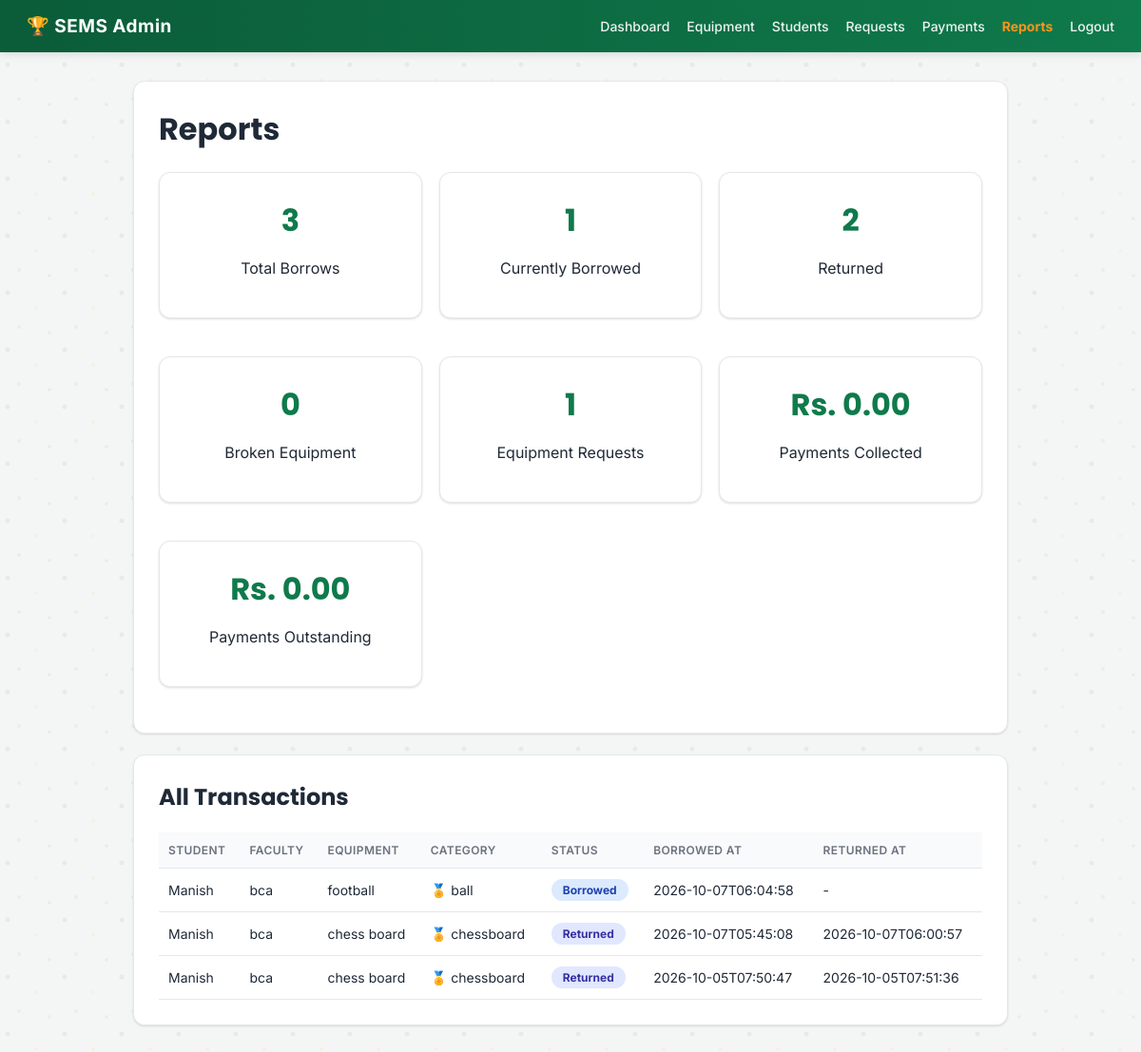
Page /admin/reports (signed in) on the committed database.
### tables this page shows
CREATE TABLE requests (
            id INTEGER PRIMARY KEY AUTOINCREMENT,
            student_id INTEGER NOT NULL,
            equipment_id INTEGER NOT NULL,
            status TEXT NOT NULL DEFAULT 'pending',
            requested_at TEXT NOT NULL,
            decided_at TEXT,
            FOREIGN KEY(student_id) REFERENCES students(id),
            FOREIGN KEY(equipment_id) REFERENCES equipment(id)
        );

CREATE TABLE students (
            id INTEGER PRIMARY KEY AUTOINCREMENT,
            name TEXT NOT NULL,
            faculty TEXT NOT NULL,
            email TEXT,
            descriptor TEXT NOT NULL,
            created_at TEXT NOT NULL,
            UNIQUE(name, faculty)
        );

CREATE TABLE equipment (
            id INTEGER PRIMARY KEY AUTOINCREMENT,
            name TEXT NOT NULL,
            category TEXT NOT NULL,
            code TEXT NOT NULL UNIQUE,
            status TEXT NOT NULL DEFAULT 'available',
            added_at TEXT NOT NULL
        );

CREATE TABLE returns (
            id INTEGER PRIMARY KEY AUTOINCREMENT,
            request_id INTEGER NOT NULL UNIQUE,
            returned_at TEXT NOT NULL,
            FOREIGN KEY(request_id) REFERENCES requests(id)
        );

### app.py (the view)
@app.route("/admin/reports")
@admin_required
def admin_reports():
    report_rows = db.get_all_requests_report()
    summary = db.get_report_summary()
    return render_template(
        "reports.html",
        rows=report_rows,
        summary=summary
    )

### app.py (called while the page is built)
def sport_icon(category):
    return SPORT_ICONS.get(
        (category or "").strip().lower(),
        "🏅"
    )

def admin_required(view):
    from functools import wraps
    @wraps(view)
    def wrapped(*args, **kwargs):
        if not session.get("admin_id"):
            return redirect(
                url_for("admin_login")
            )
        return view(*args, **kwargs)
    return wrapped

@app.context_processor
def inject_admin_nav_counts():
    if session.get("admin_id"):
        return {
            "nav_pending_payments":
                db.count_pending_payments(),
        }
    return {}

### database/db.py (called while the page is built)
def get_db():
    conn = sqlite3.connect(DB_PATH)
    conn.row_factory = sqlite3.Row
    conn.execute("PRAGMA foreign_keys = ON")
    return conn

def count_pending_payments():
    conn = get_db()
    n = conn.execute(
        "SELECT COUNT(*) FROM payments "
        "WHERE status != 'paid'"
    ).fetchone()[0]
    conn.close()
    return n

def get_all_requests_report():
    conn = get_db()
    rows = conn.execute(
        """
        SELECT r.*,

               s.name AS student_name,
               s.faculty AS faculty,

               e.name AS equipment_name,
               e.category AS category,
               e.code AS code,

               ret.returned_at AS returned_at

        FROM requests r

        JOIN students s
            ON s.id = r.student_id

        JOIN equipment e
            ON e.id = r.equipment_id

        LEFT JOIN returns ret
            ON ret.request_id = r.id

        ORDER BY r.id DESC
        """
    ).fetchall()
    conn.close()
    return rows

### templates/reports.html (shortened to what this page needs)
<!DOCTYPE html>
<html lang="en">
<head>
    <link rel="stylesheet" href="{{ url_for('static', filename='css/style.css') }}">
</head>
<body>
    {% include "_admin_nav.html" %}
    <div class="container">
        <div class="card">
            <h1>Reports</h1>
            <div class="grid">
                <div class="card center"><h2>{{ summary.total_requests }}</h2><p>Total Borrows</p></div>
                <div class="card center"><h2>{{ summary.approved }}</h2><p>Currently Borrowed</p></div>
                <div class="card center"><h2>{{ summary.returned }}</h2><p>Returned</p></div>
                <div class="card center"><h2>{{ summary.broken }}</h2><p>Broken Equipment</p></div>
                <div class="card center"><h2>{{ summary.wishlist_count }}</h2><p>Equipment Requests</p></div>
                <div class="card center"><h2>{{ currency }} {{ '%.2f'|format(summary.collected) }}</h2><p>Payments Collected</p></div>
                <div class="card center"><h2>{{ currency }} {{ '%.2f'|format(summary.outstanding) }}</h2><p>Payments Outstanding</p></div>
            </div>
        </div>
        <div class="card">
            <h2>All Transactions</h2>
            <div style="overflow-x:auto;">
            <table>
                <tr>
                    <th>Student</th>
                    <th>Faculty</th>
                    <th>Equipment</th>
                    <th>Category</th>
                    <th>Status</th>
                    <th>Borrowed At</th>
                    <th>Returned At</th>
                </tr>
                {% for r in rows %}
                <tr>
                    <td>{{ r.student_name }}</td>
                    <td>{{ r.faculty }}</td>
                    <td>{{ r.equipment_name }}</td>
                    <td>{{ sport_icon(r.category) }} {{ r.category }}</td>
                    <td><span class="badge {{ r.status }}">{{ 'borrowed' if r.status == 'approved' else r.status }}</span></td>
                    <td>{{ r.requested_at }}</td>
                    <td>{{ r.returned_at or '-' }}</td>
                </tr>
                {% else %}
                <tr><td colspan="7">No borrow records yet.</td></tr>
                {% endfor %}
            </table>
            </div>
        </div>
    </div>
</body>
</html>

### templates/_admin_nav.html
{% set ep = request.endpoint %}
<div class="navbar">
    <p class="brand">SEMS Admin</p>
    <div>
        <a href="{{ url_for('admin_dashboard') }}" class="{{ 'active' if ep == 'admin_dashboard' }}">Dashboard</a>
        <a href="{{ url_for('admin_equipment') }}" class="{{ 'active' if ep in ('admin_equipment', 'admin_equipment_add') }}">Equipment</a>
        <a href="{{ url_for('admin_students') }}" class="{{ 'active' if ep in ('admin_students', 'admin_students_register') }}">Students</a>
        <a href="{{ url_for('admin_requests') }}" class="{{ 'active' if ep == 'admin_requests' }}">Requests</a>
        <a href="{{ url_for('admin_payments') }}" class="{{ 'active' if ep == 'admin_payments' }}">Payments{% if nav_pending_payments %}<span class="nav-count">{{ nav_pending_payments }}</span>{% endif %}</a>
        <a href="{{ url_for('admin_reports') }}" class="{{ 'active' if ep == 'admin_reports' }}">Reports</a>
        <a href="{{ url_for('admin_logout') }}">Logout</a>
    </div>
</div>

### static/css/style.css (style rules this page uses)
:root { --primary: #0f7a4b; --primary-dark: #0b5c39; --accent: #f7941d; --bg: #f4f6f5; --card: #ffffff; --text: #1f2937; --muted: #6b7280; --border: #e5e7eb; }
* { box-sizing: border-box; }
body { margin: 0; font-family: 'Inter', 'Segoe UI', Arial, sans-serif; background-color: var(--bg); background-image: url('/static/img/bg-pattern.svg'); background-repeat: repeat; color: var(--text); }
h1, h2, h3 { font-family: 'Poppins', 'Segoe UI', Arial, sans-serif; margin-top: 0; }
.navbar { background: linear-gradient(90deg, var(--primary-dark), var(--primary)); color: #fff; padding: 16px 28px; display: flex; justify-content: space-between; align-items: center; box-shadow: 0 2px 8px rgba(0,0,0,0.12); position: sticky; top: 0; z-index: 10; }
.navbar a { color: rgba(255,255,255,0.92); text-decoration: none; margin-left: 18px; font-size: 14px; font-weight: 500; transition: color 0.15s; }
.navbar .brand { font-weight: 700; font-size: 19px; margin: 0; letter-spacing: 0.5px; }
.navbar .brand::before { content: "🏆 "; }
.container { max-width: 960px; margin: 30px auto; padding: 0 20px; }
.card { background: var(--card); border-radius: 12px; padding: 26px; box-shadow: 0 1px 3px rgba(0,0,0,0.06), 0 1px 2px rgba(0,0,0,0.08); margin-bottom: 22px; border: 1px solid var(--border); transition: box-shadow 0.15s, transform 0.15s; }
.grid { display: grid; grid-template-columns: repeat(auto-fit, minmax(220px, 1fr)); gap: 18px; }
table { width: 100%; border-collapse: collapse; }
th, td { text-align: left; padding: 11px 10px; border-bottom: 1px solid var(--border); font-size: 14px; }
th { background: #f9fafb; font-weight: 600; color: var(--muted); text-transform: uppercase; font-size: 12px; letter-spacing: 0.4px; }
.badge { display: inline-block; padding: 4px 12px; border-radius: 20px; font-size: 12px; font-weight: 700; text-transform: capitalize; }
.badge.approved { background: #dbeafe; color: #1e40af; }
.badge.returned { background: #e0e7ff; color: #3730a3; }
.center { text-align: center; }
.grid .card.center h2 { font-size: 32px; color: var(--primary); margin-bottom: 4px; }
.container > * { animation: fadeInUp 0.35s ease both; }
.container > *:nth-child(2) { animation-delay: 0.05s; }
.navbar a.active { color: var(--accent); font-weight: 700; }
.navbar { flex-wrap: wrap; gap: 8px; }
.navbar > div { display: flex; flex-wrap: wrap; justify-content: flex-end; }

### rows in the picture
requests: student_name "Manish", faculty "bca", equipment_name "football", category "ball", status "Borrowed", requested_at "2026-10-07T06:04:58", returned_at "-"
equipment: category "🏅"
returns: student_name "Manish", faculty "bca", equipment_name "chess board", category "chessboard", requested_at "2026-10-07T05:45:08", returned_at "2026-10-07T06:00:57"
equipment: category "🏅"
requests: status "Returned"
returns: student_name "Manish", faculty "bca", equipment_name "chess board", category "chessboard", requested_at "2026-10-05T07:50:47", returned_at "2026-10-05T07:51:36"
requests: status "Returned"

### other values in the picture
{{ summary.total_requests }} "3"
{{ summary.approved }} "1"
{{ summary.returned }} "2"
{{ summary.broken }} "0"
{{ summary.wishlist_count }} "1"
{{ currency }} "Rs."
{{ '%.2f'|format(summary.collected) }} "0.00"
{{ '%.2f'|format(summary.outstanding) }} "0.00"
